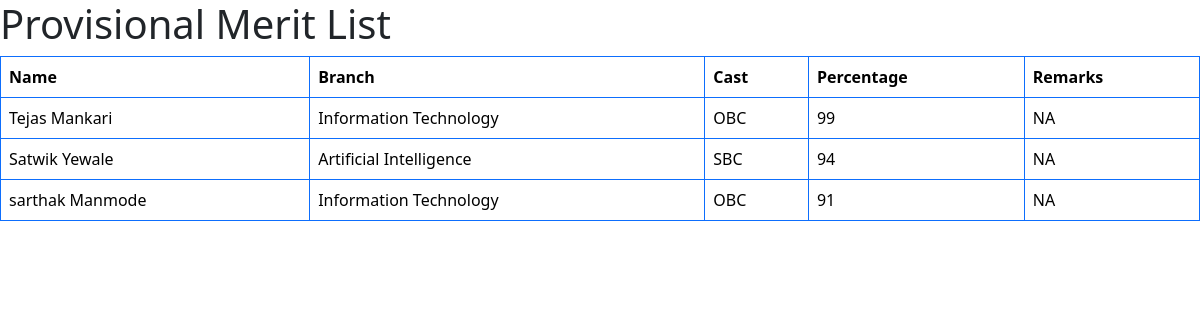
Screenshot of /Provisional_list1/ with the database file from the repository.
### Hostel_Addmission/models.py (models this page shows)
class HostelData1(models.Model):
    fno1 = models.IntegerField(default=1000)
    name = models.CharField(max_length=100)
    DOB = models.DateField()
    cast = models.CharField(max_length=50)
    nationality = models.CharField(max_length=10)
    BGroup = models.CharField(max_length=4)
    phone1 = models.IntegerField()
    Address1 = models.CharField(max_length=50)
    Email = models.EmailField(max_length=30)
    Branch = models.CharField(max_length=30)
    percentage = models.IntegerField()
    Father_name = models.CharField(max_length=100)
    phone2 = models.IntegerField()
    Address2 = models.CharField(max_length=50)
    occupation = models.CharField(max_length=50)
    shift = models.CharField(max_length=8)
    Enroll = models.CharField(max_length=10)
    SPhoto = models.FileField(upload_to='3signatures/student/',default='file.jpg')
    student_signature = models.FileField(upload_to='signatures/student/',default='file.jpg')
    father_signature = models.FileField(upload_to='signatures/father/',default='file.jpg')
    marksheet = models.FileField(upload_to='marksheet/', default='file.pdf')
    Domacile = models.FileField(upload_to='Domacile/', default='file.pdf')
    Allotment = models.FileField(upload_to='Allotment/', default='file.pdf')
    Addmission = models.FileField(upload_to='Addmission/', default='file.pdf')
    Registration  = models.FileField(upload_to='Registration/', default='file.pdf')
    remark = models.CharField(max_length=200, default='NA')

### Hostel_Addmission/views.py (the view)
# urls.py: path('Provisional_list1/',views.Provisional_list1,name='Provisional_list1'),
def Provisional_list1(request):
    data = HostelData1.objects.all()
    data = sorted(data ,key=lambda x:(-x.percentage))
    return render(request , 'Admin_OP/Provisional1/first_year.html',{'data':data} )

### Hostel_Addmission/templates/Admin_OP/Provisional1/first_year.html (shortened to what this page needs)
<!DOCTYPE html>
<html lang="en">
<head>
    <link rel="stylesheet" href="https://cdn.jsdelivr.net/npm/bootstrap@5.3.1/dist/css/bootstrap.min.css">
    <link rel="stylesheet" href="https://cdn.jsdelivr.net/npm/bootstrap@5.3.1/dist/js/bootstrap.bundle.min.js">
</head>
<body>
    <h1>
    </h1>
    <table class="table table-bordered border-primary">
        <thead>
            <tr>
                <th scope="col">Name</th>
                <th scope="col">Branch</th>
                <th scope="col">Cast</th>
                <th scope="col">Percentage</th>
                <th scope="col">Remarks</th>
            </tr>
        </thead>
        <tbody>
            {% for student in data %}
            <tr>
                <td>{{ student.name }}</td>
                <td>{{ student.Branch }}</td>
                <td>{{ student.cast }}</td>
                <td>{{ student.percentage }}</td>
                <td>{{ student.remark }}</td>
            </tr>
            {% endfor %}
        </tbody>
      </table>
</body>
</html>

### rows the page displays
HostelData1: name "Tejas Mankari", Branch "Information Technology", cast "OBC", percentage "99", remark "NA"
HostelData1: name "Satwik Yewale", Branch "Artificial Intelligence", cast "SBC", percentage "94", remark "NA"
HostelData1: name "sarthak Manmode", Branch "Information Technology", cast "OBC", percentage "91", remark "NA"
